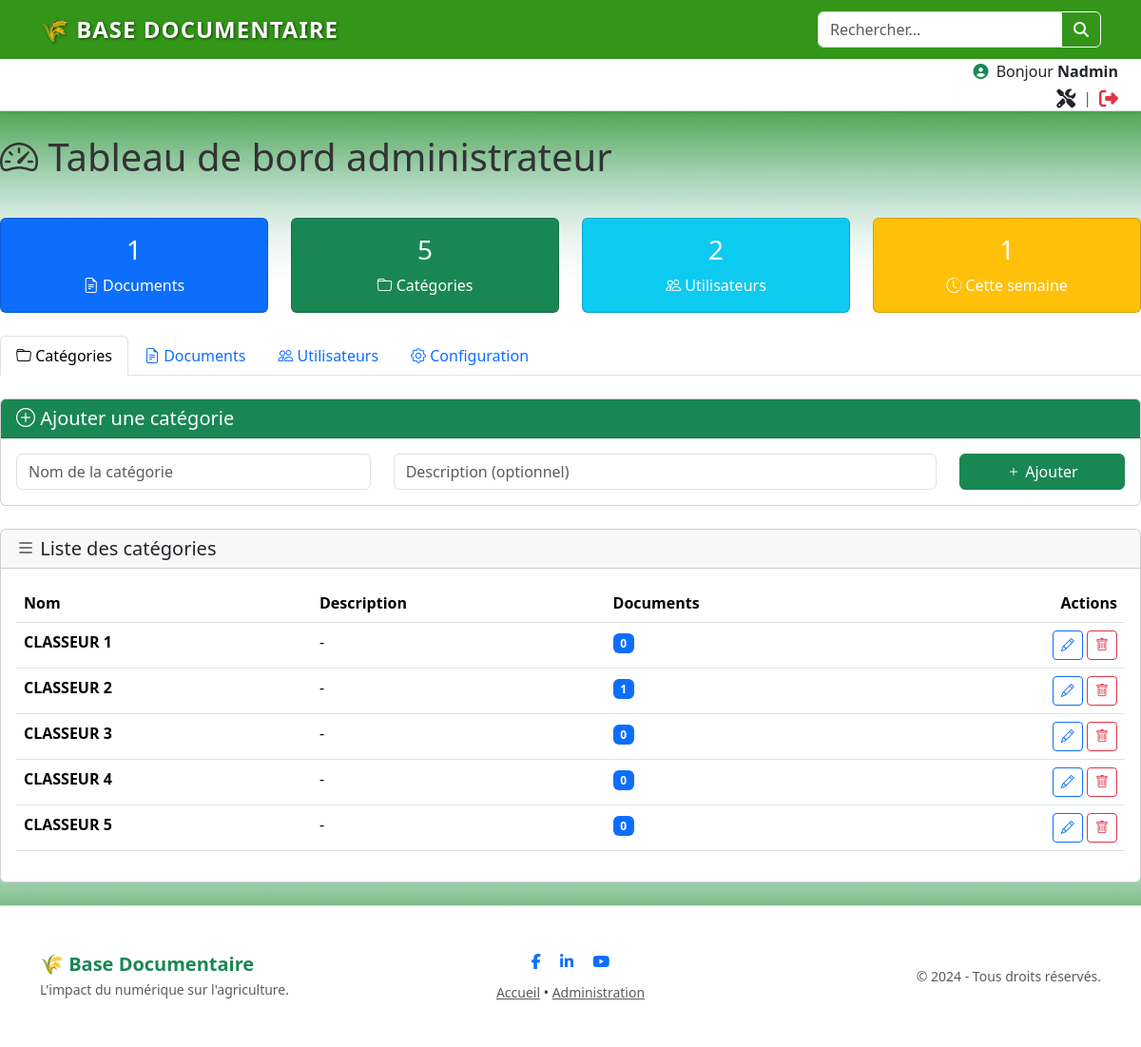
The app's page /admin/dashboard (signed in) with its own data.
### models/models.py (models this page shows, shortened)
class User(db.Model):
    __tablename__ = 'user'
    id = db.Column(db.Integer, primary_key=True)
    username = db.Column(db.String(80), unique=True, nullable=False)
    email = db.Column(db.String(120), unique=True)
    password_hash = db.Column(db.String(200), nullable=False)
    is_admin = db.Column(db.Boolean, default=False)
    date_creation = db.Column(db.DateTime, default=datetime.utcnow)
    derniere_connexion = db.Column(db.DateTime)

class Categorie(db.Model):
    __tablename__ = 'categorie'
    id = db.Column(db.Integer, primary_key=True)
    nom = db.Column(db.String(100), nullable=False, unique=True)
    description = db.Column(db.Text)
    date_creation = db.Column(db.DateTime, default=datetime.utcnow)
    @property
    def nb_documents(self):
        return self.documents.count()

### blueprints/admin.py (the view)
@admin_bp.route('/')
@admin_bp.route('/dashboard')
@login_required_admin
def dashboard():
    try:
        categories = Categorie.query.order_by(Categorie.nom.asc()).all()
        documents = Document.query.order_by(Document.date_ajout.desc()).limit(10).all()
        users = User.query.all()
        date_limite = datetime.utcnow() - timedelta(days=7)
        documents_recents = Document.query.filter(Document.date_ajout >= date_limite).count()
        top_documents = Document.query.order_by(Document.nombre_vues.desc()).limit(5).all()
        stats = {
            'total_categories': len(categories),
            'total_documents': Document.query.count(),
            'total_users': len(users),
            'documents_recents': documents_recents,
            'top_documents': top_documents
        }
        return render_template('admin.html',
                             categories=categories,
                             documents=documents,
                             users=users,
                             stats=stats)
    except Exception as e:
        logger.error(f"Erreur dans dashboard: {str(e)}")
        flash("Une erreur est survenue.", 'error')
        return redirect(url_for('documents.index'))

### blueprints/admin.py (called while the page is built)
def login_required_admin(f):
    @wraps(f)
    def decorated_function(*args, **kwargs):
        if not session.get('is_admin'):
            flash("Vous devez être connecté en tant qu'administrateur pour accéder à cette page.", 'warning')
            return redirect(url_for('auth.login'))
        return f(*args, **kwargs)
    return decorated_function

### models/models.py (called while the page is built)
    @staticmethod
    def get_value(cle, default=None):
        config = Configuration.query.filter_by(cle=cle).first()
        return config.valeur if config else default

### templates/admin.html (shortened to what this page needs)
{% extends "base.html" %}
{% block content %}
<div class="row mb-4">
    <div class="col">
        <h1 class="mb-3">
            <i class="bi bi-speedometer2"></i> Tableau de bord administrateur
        </h1>
    </div>
</div>
{% if stats %}
<div class="row mb-4">
    <div class="col-md-3">
        <div class="card bg-primary text-white">
            <div class="card-body text-center">
                <h3>{{ stats.total_documents }}</h3>
                <p class="mb-0"><i class="bi bi-file-earmark-text"></i> Documents</p>
            </div>
        </div>
    </div>
    <div class="col-md-3">
        <div class="card bg-success text-white">
            <div class="card-body text-center">
                <h3>{{ stats.total_categories }}</h3>
                <p class="mb-0"><i class="bi bi-folder"></i> Catégories</p>
            </div>
        </div>
    </div>
    <div class="col-md-3">
        <div class="card bg-info text-white">
            <div class="card-body text-center">
                <h3>{{ stats.total_users }}</h3>
                <p class="mb-0"><i class="bi bi-people"></i> Utilisateurs</p>
            </div>
        </div>
    </div>
    <div class="col-md-3">
        <div class="card bg-warning text-white">
            <div class="card-body text-center">
                <h3>{{ stats.documents_recents }}</h3>
                <p class="mb-0"><i class="bi bi-clock-history"></i> Cette semaine</p>
            </div>
        </div>
    </div>
</div>
{% endif %}
<ul class="nav nav-tabs mb-4" id="adminTabs" role="tablist">
    <li class="nav-item" role="presentation">
        <button class="nav-link active" id="categories-tab" data-bs-toggle="tab" data-bs-target="#categories" type="button">
            <i class="bi bi-folder"></i> Catégories
        </button>
    </li>
    <li class="nav-item" role="presentation">
        <button class="nav-link" id="documents-tab" data-bs-toggle="tab" data-bs-target="#documents" type="button">
            <i class="bi bi-file-earmark-text"></i> Documents
        </button>
    </li>
    <li class="nav-item" role="presentation">
        <button class="nav-link" id="users-tab" data-bs-toggle="tab" data-bs-target="#users" type="button">
            <i class="bi bi-people"></i> Utilisateurs
        </button>
    </li>
    <li class="nav-item" role="presentation">
        <button class="nav-link" id="config-tab" data-bs-toggle="tab" data-bs-target="#config" type="button">
            <i class="bi bi-gear"></i> Configuration
        </button>
    </li>
</ul>
<div class="tab-content" id="adminTabsContent">
    <div class="tab-pane fade show active" id="categories" role="tabpanel">
        <div class="card mb-4">
            <div class="card-header bg-success text-white">
                <h5 class="mb-0"><i class="bi bi-plus-circle"></i> Ajouter une catégorie</h5>
            </div>
            <div class="card-body">
                <form method="POST" action="{{ url_for('admin.add_category') }}">
                    <div class="row">
                        <div class="col-md-4">
                            <input type="text" name="nom" class="form-control" placeholder="Nom de la catégorie" required>
                        </div>
                        <div class="col-md-6">
                            <input type="text" name="description" class="form-control" placeholder="Description (optionnel)">
                        </div>
                        <div class="col-md-2">
                            <button type="submit" class="btn btn-success w-100">
                                <i class="bi bi-plus"></i> Ajouter
                            </button>
                        </div>
                    </div>
                </form>
            </div>
        </div>
        <div class="card">
            <div class="card-header">
                <h5 class="mb-0"><i class="bi bi-list"></i> Liste des catégories</h5>
            </div>
            <div class="card-body">
                {% if categories %}
                <div class="table-responsive">
                    <table class="table table-hover">
                        <thead>
                            <tr>
                                <th>Nom</th>
                                <th>Description</th>
                                <th>Documents</th>
                                <th class="text-end">Actions</th>
                            </tr>
                        </thead>
                        <tbody>
                            {% for categorie in categories %}
                            <tr>
                                <td><strong>{{ categorie.nom }}</strong></td>
                                <td>{{ categorie.description or '-' }}</td>
                                <td><span class="badge bg-primary">{{ categorie.nb_documents }}</span></td>
                                <td class="text-end">
                                    <a href="{{ url_for('admin.edit_category', id=categorie.id) }}" class="btn btn-sm btn-outline-primary">
                                        <i class="bi bi-pencil"></i>
                                    </a>
                                    <form method="POST" action="{{ url_for('admin.delete_category', id=categorie.id) }}" style="display:inline;" onsubmit="return confirm('Supprimer cette catégorie et tous ses documents ?');">
                                        <button type="submit" class="btn btn-sm btn-outline-danger">
                                            <i class="bi bi-trash"></i>
                                        </button>
                                    </form>
                                </td>
                            </tr>
                            {% endfor %}
                        </tbody>
                    </table>
                </div>
                {% else %}
                <p class="text-muted">Aucune catégorie.</p>
                {% endif %}
            </div>
        </div>
    </div>
</div>
{% endblock %}

### templates/base.html (shortened to what this page needs)
<!DOCTYPE html>
<html lang="fr">
<head>
    <link href="https://cdn.jsdelivr.net/npm/bootstrap@5.3.2/dist/css/bootstrap.min.css" rel="stylesheet">
    <link href="https://cdn.jsdelivr.net/npm/bootstrap-icons/font/bootstrap-icons.css" rel="stylesheet">
    <link href="https://cdnjs.cloudflare.com/ajax/libs/font-awesome/6.5.1/css/all.min.css" rel="stylesheet">
    <link rel="stylesheet" href="{{ url_for('static', filename='style.css') }}">
</head>
<body class="{% block body_class %}{% endblock %}"
      style="background-image: url('{{ url_for('static', filename='Plan de travail 1.jpg') }}');
             background-size: cover;
             background-repeat: no-repeat;
             background-position: center;
             background-attachment: fixed;">
<nav class="navbar navbar-expand-md navbar-dark bg-transparent">
    <div class="container">
        <a href="{{ url_for('documents.index') }}"
           class="navbar-brand fw-bold text-shadow">
            🌾 BASE DOCUMENTAIRE
        </a>
        <div class="collapse navbar-collapse" id="navbarSearch">
            <form class="d-flex ms-auto mt-2 mt-md-0"
                  action="{{ url_for('documents.search') }}" method="GET">
                <div class="input-group">
                    <input class="form-control" type="search" name="q"
                           placeholder="Rechercher..." aria-label="Rechercher">
                    <button class="btn btn-outline-light" type="submit">
                        <i class="fas fa-search"></i>
                    </button>
                </div>
            </form>
        </div>
    </div>
</nav>
<div class="admin-top-bar bg-white shadow-sm border-bottom">
    <div class="container-fluid d-flex align-items-center px-2 py-1">
        <div class="flex-grow-1 overflow-hidden me-2">
            <div class="scrolling-text-container">
                <span class="scrolling-text text-success fw-bold">
                </span>
            </div>
        </div>
        {% if session.get('is_admin') %}
        <div class="admin-info-block border-start ps-3">
            <div class="d-none d-md-flex flex-column align-items-end pe-3">
                <p class="mb-0 text-dark">
                    <i class="fas fa-user-circle text-success me-1"></i>
                    Bonjour <strong>{{ session.username }}</strong>
                </p>
                <div class="d-flex align-items-center mt-1">
                    <a href="{{ url_for('admin.dashboard') }}"
                       class="text-dark text-decoration-none me-2">
                        <i class="fas fa-tools fa-lg"></i>
                    </a>
                    <span class="text-muted">|</span>
                    <a href="{{ url_for('auth.logout') }}"
                       class="text-danger ms-2">
                        <i class="fas fa-sign-out-alt fa-lg"></i>
                    </a>
                </div>
            </div>
        </div>
        {% endif %}
    </div>
</div>
<main class="contenu container-fluid py-4">
    {% block content %}{% endblock %}
</main>
<footer class="site-footer bg-white border-top mt-auto">
    <div class="container py-3">
        <div class="row align-items-center text-center text-md-start">
            <div class="col-md-4 mb-3 mb-md-0">
                <h5 class="text-success fw-bold mb-1">🌾 Base Documentaire</h5>
                <p class="small text-muted mb-0">L'impact du numérique sur l'agriculture.</p>
            </div>
            <div class="col-md-4 text-center mb-3 mb-md-0">
                <a href="#" class="mx-2"><i class="fab fa-facebook-f"></i></a>
                <a href="#" class="mx-2"><i class="fab fa-linkedin-in"></i></a>
                <a href="#" class="mx-2"><i class="fab fa-youtube"></i></a>
                <div class="mt-2">
                    <small>
                        <a href="{{ url_for('documents.index') }}" class="text-muted">Accueil</a> •
                        <a href="{{ url_for('auth.login') }}" class="text-muted">Administration</a>
                    </small>
                </div>
            </div>
            <div class="col-md-4 text-md-end">
                <p class="small text-muted mb-0">&copy; 2024 - Tous droits réservés.</p>
            </div>
        </div>
    </div>
</footer>
</body>
</html>

### static/style.css (style rules this page uses)
body { font-family: 'Segoe UI', Tahoma, Geneva, Verdana, sans-serif; margin: 0; padding: 0; min-height: 100vh; display: flex; flex-direction: column; color: #333; }
.contenu { padding: 20px 0; width: 100%; flex: 1 0 auto; }
.page-home h1, .page-home h2, .navbar-brand { text-shadow: 1px 1px 3px rgba(0,0,0,0.6); }
.navbar-brand { font-size: 1.5rem; letter-spacing: 1px; }
.admin-top-bar { height: 55px; background: #fff; display: flex; align-items: center; position: relative; z-index: 1000; }
.admin-top-bar .container-fluid { display: flex !important; flex-wrap: nowrap; align-items: center; justify-content: space-between; }
.scrolling-text-container { flex: 1; white-space: nowrap; overflow: hidden; display: flex; align-items: center; pointer-events: none; }
.scrolling-text { display: inline-block; padding-left: 100%; animation: scroll-left 18s linear infinite; font-weight: 600; }
.admin-info-block { flex-shrink: 0; position: relative; background: white; pointer-events: auto; z-index: 1100; }
.admin-info-block::before { content: ""; position: absolute; left: -25px; top: 0; width: 25px; height: 100%; background: linear-gradient(to right, rgba(255,255,255,0), white); pointer-events: none; }
.site-footer { background-color: #fff; padding: 30px 0; border-top: 1px solid #eee; flex-shrink: 0; }

### templates/base.html (style rules this page uses)
.admin-top-bar { position: relative; z-index: 1050; }
.scrolling-text-container { pointer-events: none; }
.scrolling-text { pointer-events: auto; }
.admin-info-block { position: relative; z-index: 1100; background: white; }

### records on screen
User: username "Nadmin"
Categorie: nom "CLASSEUR 1", description "-", nb_documents "0"
Categorie: nom "CLASSEUR 2", description "-", nb_documents "1"
Categorie: nom "CLASSEUR 3", description "-", nb_documents "0"
Categorie: nom "CLASSEUR 4", description "-", nb_documents "0"
Categorie: nom "CLASSEUR 5", description "-", nb_documents "0"

### other values on screen
{{ stats.total_documents }} "1"
{{ stats.total_categories }} "5"
{{ stats.total_users }} "2"
{{ stats.documents_recents }} "1"
